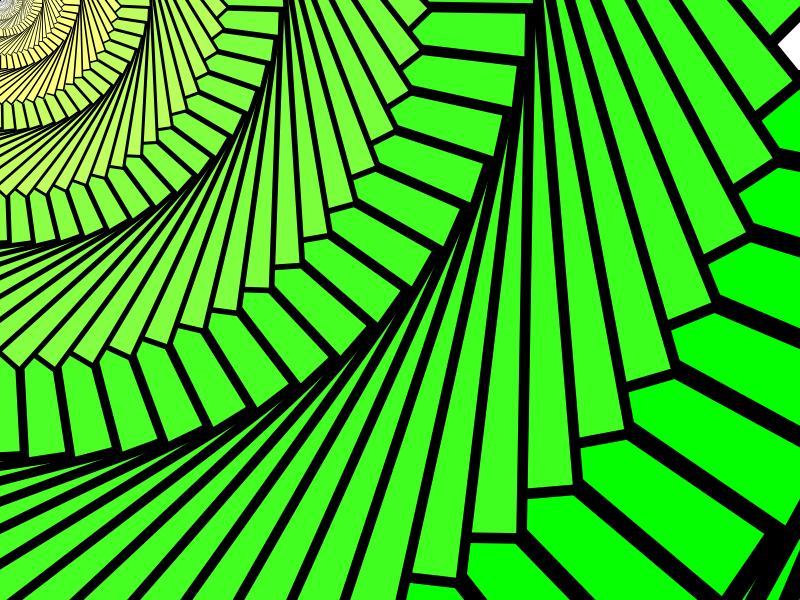
Frame 1 (no input)
Frame 60 (the mouse pressed at the canvas centre just before this capture): identical to frame 1, image omitted
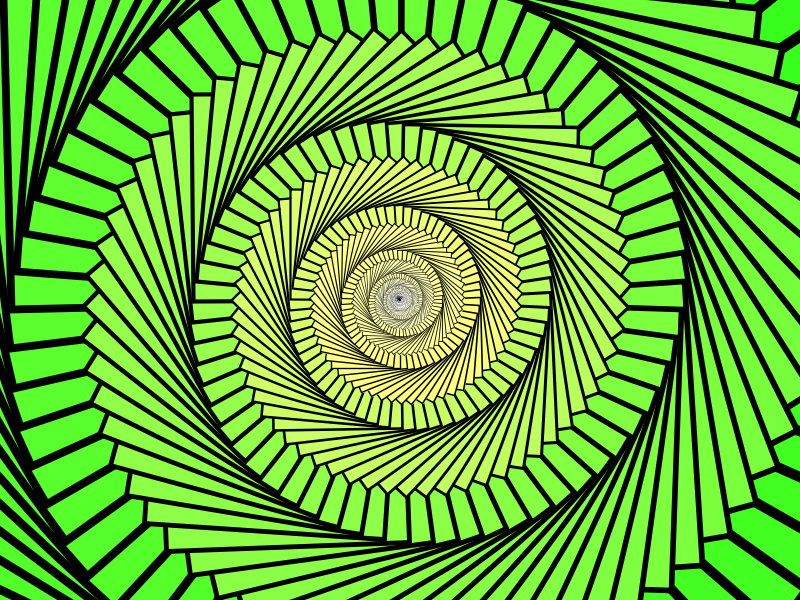
Frame 120 (the mouse held since frame 60 and released just before this capture)

The Processing sketch that drew these frames (run headless with seeded random() and noise(); from frame 60 on, the mouse is pressed at the canvas centre):

// Processing sketch: complex_drawings
// ── complex_drawings.pde
float angleValue = 0.1f;

void setup() {
  size(800, 600);
  background(255, 255, 255);
}

void draw() {
  pattern_animation();
}

void simple_rect() {
  pushMatrix();
  rectMode(CENTER);
  translate(width / 2, height /2);
  
  //rotate(radians(30.f));
  rotate(radians(45.f));
  
  scale(0.5f);
  
  rect(0, 0, 300, 300);
  //rect(width / 2, height / 2, 300, 300);
  popMatrix();
}

void rotated_rect() {
  rectMode(CENTER);
  translate(width / 2, height /2);
  background(255, 255, 255);
  for (int i = 0; i < 100; i++){
    //rotate(radians(360.0f / 100));
    rotate(i/3.0f);
    scale(0.9f);
    rect(0, 0, 300, 300);
  }
}

void rotated_ellipse() {
  ellipseMode(CORNER);
  translate(width / 2, height /2);
  background(255, 255, 255);
  for (int i = 0; i < 100; i++){
    //rotate(radians(360.0f / 100));
    rotate(i/3.0f);
    scale(0.99f);
    ellipse(0, 0, 500, 500);
  }
}

void pattern_rect() {
  translate(width / 2, height /2);
  scale(20.0f);
  for (int i = 0; i < 1000; i++){
    fill(i, 255, i / 2);
    rotate(0.1);
    scale(0.99);
    rect(0, 0, 50, 50); 
  }
}

void pattern_animation() {
  background(255);
  translate(mouseX, mouseY);
  scale(20.0f);
  if (keyPressed){
    angleValue = angleValue + 0.01f;
  }
  
  for (int i = 0; i < 1000; i++){
    fill(i, 255, i / 2);
    rotate(angleValue);
    scale(0.99f);
    rect(0, 0, 50, 50);
  }
}
